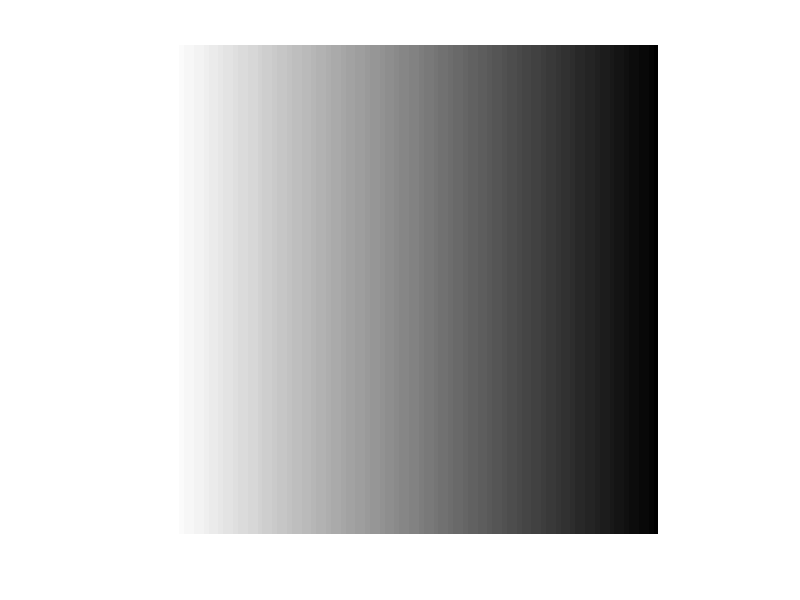

This figure's MATLAB source:
% This program uses nested for loops to create a 2D array of pixel values
% with columns 255 to 3, where 255 represents the colour white, and 0 
% represents black. The image is lighter on the left side and darker on the right.
% It then displays the image and saves it as a file called test4.png

imageData = []; % Initialise empty vector for image
imSize = 100; % Set image dimensions
numRows = imSize; 
numCols = imSize;
whitePix = 255; % The value of a white pixel to be used in calculations

% Populate imageData with 100 rows of 100 pixel values

for row = [1:numRows] % Iterate through 1 to numRows
    imageRow = []; % Empty vector for row
    for col = [1:numCols] % For each row in 1:numRows, iterate through 1:numCols
        pixelVal = uint8((imSize - col + 1)/imSize * whitePix); % Calculate a pixel value for each column in range 255:3; each column decreases by 2 or 3
        imageRow = [imageRow pixelVal]; % Add value for pixel to corresponding column index (col) of imageRow
    end
    imageData = [imageData; imageRow]; % Add rowth imageRow of numCols number of pixels to imageData, creating 2D vector    
end

% Display imageData as an image

imshow(imageData);
 
% Save as an image

imwrite(imageData,'test4.png');
